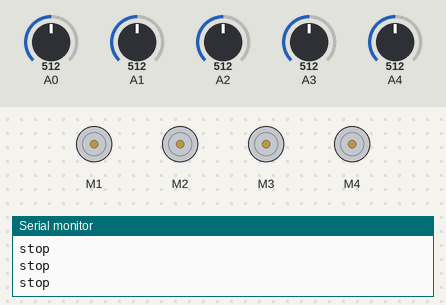
Bench run of a sketch on a simulated Arduino Uno, built with avr-gcc and run on an emulated ATmega328P. On the bench: 4 × DC motor (green arrow = forward, orange = backward, longer = faster), the last lines printed to the serial monitor. The test bench sets the inputs (shaded band); at power-on: A0 = 512, A4 = 512, A1 = 512, A3 = 512, A2 = 512.

Above: at 1.2 s.
1.3 s: A0 set to 490
At 1.7 s:
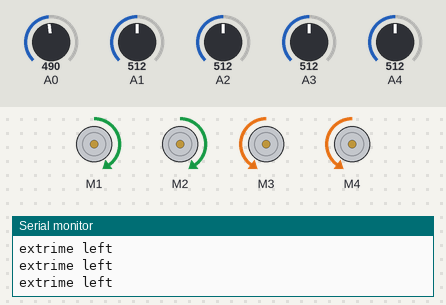
2.8 s: A4 set to 490
At 3.8 s:
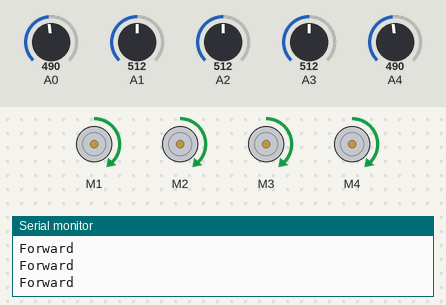
4.3 s: A1 set to 491
At 4.7 s:
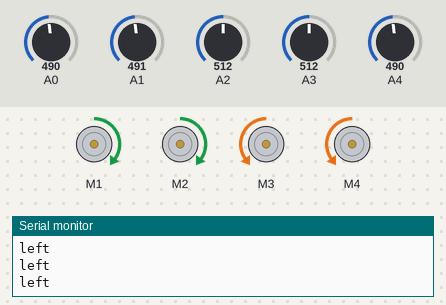
5.8 s: A3 set to 490
8.8 s: A1 set to 510
10.3 s: A0 set to 510
At 10.8 s:
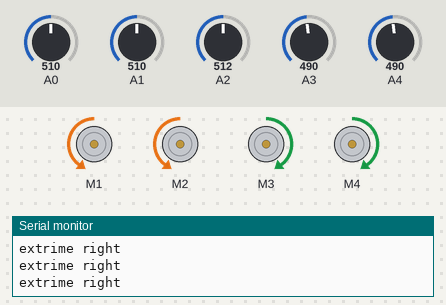
Timing chart, 0 to 12.8 s (numbered marks = the images above; inputs shaded):
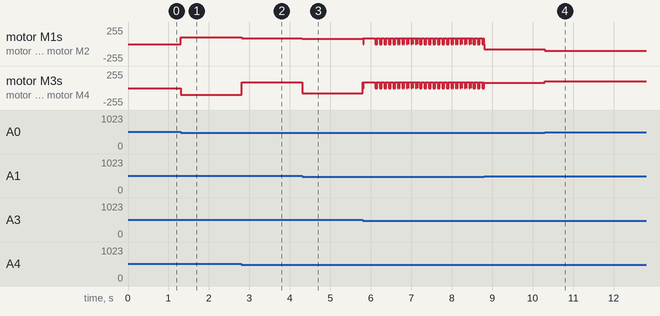

The sketch:

Line_Following_Robot_Code.ino
```cpp
#include <AFMotor.h>

#define max_speed 100
#define max_offset 20

AF_DCMotor motor1(1);
AF_DCMotor motor2(2);
AF_DCMotor motor3(3);
AF_DCMotor motor4(4);


void setup() {
  Serial.begin(9800);
  motor1.setSpeed(200);
  motor2.setSpeed(200);
  motor3.setSpeed(200);
  motor4.setSpeed(200);
}

void loop() {
  int s1 = analogRead(A0);
  int s2 = analogRead(A1);
  int s3 = analogRead(A2);
  int s4 = analogRead(A3);
  int s5 = analogRead(A4);

  if (s1 <= 500 && s2 <= 500  && s4 <= 500 && s5 <= 500){ // 0 0 0 0
    moveForward();
    Serial.println("Forward");
  }
  if (s1 <= 500 && s2 >= 500  && s4 >= 500 && s5 <= 500){ // 0 1 1 0
    moveForward();
    Serial.println("Forward");
  }
  else if (s1 <= 500 && s2 >= 500 && s4 <= 500 && s5 <= 500){ // 0 1 0 0
    moveRight();
    Serial.println("right");
  }
  else if (s1 <= 500 && s2 <= 500 && s4 >= 500 && s5 <= 500){ // 0 0 1 0
    moveLeft();
    Serial.println("left");
  }

  else if (s1 <= 500 && s2 <= 500  && s4 <= 500 && s5 >= 500){ // 0 0 0 1
    moveextrimeLeft();
    Serial.println("extrime left");
  }

    else if (s1 <= 500 && s2 <= 500  && s4 >= 500 && s5 >= 500){ // 0 0 1 1
    moveextrimeLeft();
    Serial.println("extrime left");
  }
   else if (s1 <= 500 && s2 >= 500  && s4 >= 500 && s5 >= 500){ // 0 1 1 1
    moveextrimeLeft();
    Serial.println("extrime left");
  }
  else if (s1 >= 500 && s2 <= 500  && s4 <= 500 && s5 <= 500){ //  1 0 0 0
    moveextrimeRight();
    Serial.println("extrime right");
  }
    else if (s1 >= 500 && s2 >= 500  && s4 <= 500 && s5 <= 500){ // 1 1 0 0
    moveextrimeRight();
    Serial.println("extrime right");
  }
      else if (s1 >= 500 && s2 >= 500  && s4 >= 500 && s5 <= 500){ // 1 1 1 0
    moveextrimeRight();
    Serial.println("extrime right");
  }
  else if (s1 >= 500 && s2 >= 500 && s4 >= 500 && s5 >= 500){ // 1 1 1 1
    Stop();
    Serial.println("stop");
  }
  else{
    Stop();
  }

}

void Stop() {
  motor1.run(RELEASE);
  motor2.run(RELEASE);
  motor3.run(RELEASE);
  motor4.run(RELEASE);
}
void moveForward() {
  motor1.setSpeed(90);
  motor2.setSpeed(90);
  motor3.setSpeed(90);
  motor4.setSpeed(90);
  motor1.run(FORWARD);
  motor2.run(FORWARD);
  motor3.run(FORWARD);
  motor4.run(FORWARD);

}
void moveBackward() {
  motor1.run(BACKWARD);
  motor2.run(BACKWARD);
  motor3.run(BACKWARD);
  motor4.run(BACKWARD);
}
void moveRight() {
  motor1.setSpeed(80);
  motor2.setSpeed(80);
  motor3.setSpeed(80);
  motor4.setSpeed(80);
  motor1.run(BACKWARD);
  motor2.run(BACKWARD);
  motor3.run(FORWARD);
  motor4.run(FORWARD);
}
void moveLeft() {
  motor1.setSpeed(80);
  motor2.setSpeed(80);
  motor3.setSpeed(80);
  motor4.setSpeed(80);
  motor1.run(FORWARD);
  motor2.run(FORWARD);
  motor3.run(BACKWARD);
  motor4.run(BACKWARD);
}
void moveextrimeRight() {
  motor1.setSpeed(100);
  motor2.setSpeed(100);
  motor3.setSpeed(100);
  motor4.setSpeed(100);
  motor1.run(BACKWARD);
  motor2.run(BACKWARD);
  motor3.run(FORWARD);
  motor4.run(FORWARD);
}
void moveextrimeLeft() {
  motor1.setSpeed(100);
  motor2.setSpeed(100);
  motor3.setSpeed(100);
  motor4.setSpeed(100);
  motor1.run(FORWARD);
  motor2.run(FORWARD);
  motor3.run(BACKWARD);
  motor4.run(BACKWARD);
}
```

Measured:
- the behaviour switches between 501 and 500 on A0 (found by bisection; images 0 and 1)
- the behaviour switches between 501 and 500 on A4 (found by bisection; images 1 and 2)
- the behaviour switches between 500 and 499 on A1 (found by bisection; images 2 and 3)
- after the input at 1.3 s, motor M1, motor M2: stopped → forward 100/255 at once; motor M3, motor M4: stopped → backward 100/255 at once
- after the input at 2.8 s, motor M1, motor M2: forward 100/255 → forward 90/255 at once; motor M3, motor M4: backward 100/255 → forward 90/255 at once
- after the input at 4.3 s, motor M1, motor M2: forward 90/255 → forward 80/255 at once; motor M3, motor M4: forward 90/255 → backward 80/255 at once
- after the input at 10.3 s, motor M1, motor M2: backward 80/255 → backward 100/255 at once; motor M3, motor M4: forward 80/255 → forward 100/255 at once
